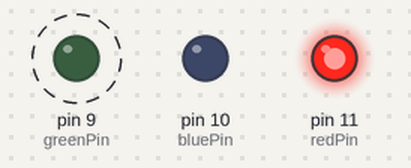
This sketch was run on a simulated Arduino Uno, built with avr-gcc and run on an emulated ATmega328P. Shown: output pins drawn as LEDs (lit = HIGH). Dashed ring = blinking.

Above: at 0.5 s.
Timing chart, 0 to 3.0 s (numbered marks = the images above):
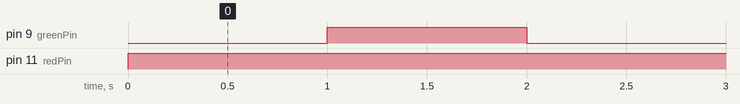

Measured:
- by itself, pin 9 (greenPin): alternates HIGH for 1.0 s and LOW for 1.0 s
- by itself, pin 11 (redPin): LOW → HIGH at 0.00 s

The sketch:

led_4_chan_1.ino
```cpp
#define COLOR_RED 255,0,0
#define COLOR_MAGENTA 255,0,255

int redPin = 11;
int bluePin = 10;
int greenPin = 9;

void changeColor(int _red,int _blue,int _green ) {
  analogWrite(redPin, _red);
  analogWrite(bluePin, _blue);
  analogWrite(greenPin, _green);
}

void setup() {
  pinMode(redPin, OUTPUT);
  pinMode(bluePin, OUTPUT);
  pinMode(greenPin, OUTPUT);
}

void loop() {
  changeColor(COLOR_RED);
  delay(1000);
  changeColor(COLOR_MAGENTA);
  delay(1000);
}
```
